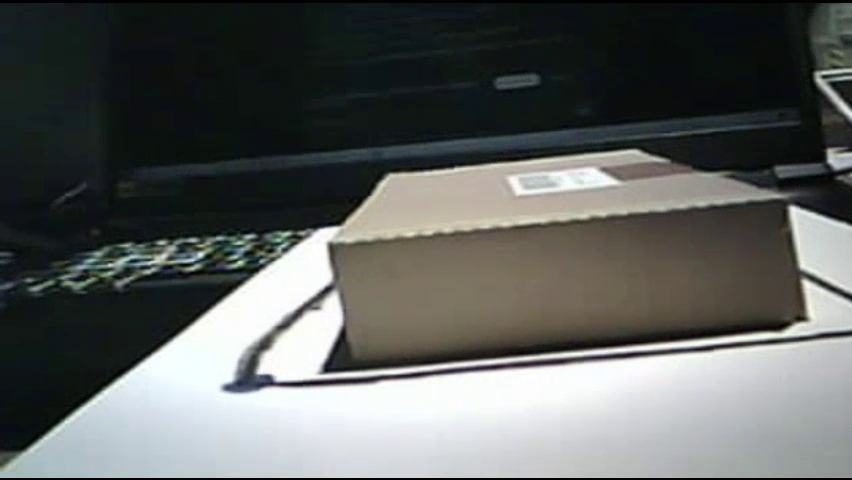
#> input picture frame 15 of test_data/cardboardOK.mp4, 852 x 480 px, given in place of cardboardNOK.mp4, which was not available
$ python detectPaletteVID.py
#> lines starting #> are read from the running program, lines starting #| are printed output that depends on the picture; after the words box and inside, x2 and y2 are one past the last pixel; in counts of white or black regions, pixels touching at a corner belong together; long printed decimals are rounded; pictures that were not available may be replaced by others from this repository, and a replacement may not be noted
#> in play_video_with_segmentation, frame is the input picture: shape (480, 852, 3); mean B, G, R 94.8, 97, 94
import cv2
import numpy as np

# Paths to the video files
video_nok_path = "iot_camera_image_detection/test_data/cardboardOK.mp4"
video_ok_path = "iot_camera_image_detection/test_data/cardboardNOK.mp4"


# Function to process a frame and analyze line continuity
# [32 lines left out: function process_frame, not called in this run]

def process_frame_with_segmentation(frame):
    """
    Process the frame to detect black lines as closed regions using segmentation.
    """
    # Convert to HSV for better color segmentation
    hsv = cv2.cvtColor(frame, cv2.COLOR_BGR2HSV)
#> hsv: shape (480, 852, 3); mean H, S, V 73.4, 52.3, 99.8

    # Define HSV range for black color
    lower_black = np.array([0, 0, 0])
    upper_black = np.array([180, 255, 50])  # Adjust upper limit for black detection

    # Create a binary mask for the black color
    mask = cv2.inRange(hsv, lower_black, upper_black)
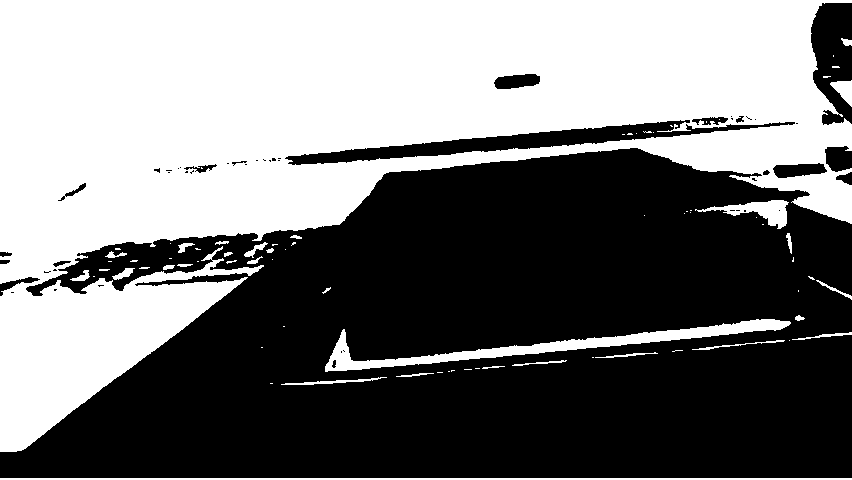
#> mask: shape (480, 852); 47.2% white; 77 white regions (47 under 20 px)

    # Find contours from the binary mask
    contours, _ = cv2.findContours(mask, cv2.RETR_EXTERNAL, cv2.CHAIN_APPROX_SIMPLE)
#> contours = 68 contours, 44 with area under 20; largest, box (x1, y1, x2, y2) and area: (0, 0, 852, 452) 188682, (325, 319, 791, 372) 4262, (695, 200, 789, 229) 916, (0, 478, 852, 480) 851, (830, 80, 852, 107) 286

    # Iterate through contours to analyze closed regions
    for contour in contours:
        # Approximate the contour to reduce noise
        epsilon = 0.02 * cv2.arcLength(contour, True)
        approx = cv2.approxPolyDP(contour, epsilon, True)

        # Calculate area and perimeter of the contour
        area = cv2.contourArea(approx)
        convex = cv2.isContourConvex(approx)
        perimeter = cv2.arcLength(approx, True)
        print("a : " + str(area) + " p : " + str(perimeter) + " c ? " + str(convex))
        # Heuristic: Detect valid closed black regions based on area and shape
        if area > 1000 and convex:  # Adjust area threshold
            # Draw in green for valid closed regions
            cv2.drawContours(frame, [approx], -1, (0, 255, 0), 3)
        else:
            # Draw in red for incomplete regions or small areas
            cv2.drawContours(frame, [approx], -1, (0, 0, 255), 3)
#> this loop made 68 passes
#> (epsilon, area, convex, perimeter) on passes 21, 27, 29, 31, 32, 40, 42, 48, 51, 52, 54, 62: (0.466, 26.5, False, 22.78), (1.1, 65.5, False, 51.87), (1.15, 107.5, False, 52.81), (0.541, 30.5, False, 26.63), (0.633, 22, True, 30.9), (0.751, 28.5, False, 36.41), (1.07, 53.5, False, 48.48), (0.951, 57, False, 44.91), (1.36, 95.5, False, 61.99), (0.643, 21, False, 31.03), (0.935, 42, False, 44.39), (5.13, 655, False, 211)
#> (epsilon, approx, area, convex, perimeter) on passes 20, 24: (20.95, [[790, 322], [369, 361], [343, 329], [325, 371]], 2081, False, 977.3), (1.75, [[816, 280], [851, 299], [850, 295]], 60.5, True, 81.11)
#| a : 0.0 p : 1702.001 c ? False
#| a : 0.0 p : 4.0 c ? False
#| a : 0.0 p : 210.466 c ? False
#| a : 0.0 p : 74.243 c ? False
#| a : 0.0 p : 10.0 c ? False
#| a : 0.0 p : 2.0 c ? False
#| a : 0.5 p : 7.414 c ? False
#| a : 0.0 p : 14.0 c ? False
#> (further printed lines are left out)
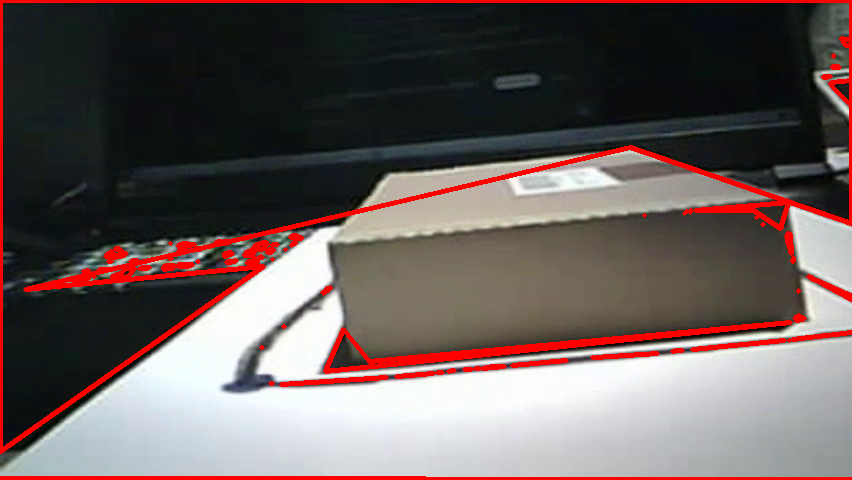
#> frame: shape (480, 852, 3); 6.07% of pixels changed, all inside (x1, y1, x2, y2) = (0, 0, 852, 480)

    return frame


# Test the updated process_frame_with_segmentation function on video analysis
def play_video_with_segmentation(video_path):
    cap = cv2.VideoCapture(video_path)

    if not cap.isOpened():
        print(f"Error opening video file: {video_path}")
        return

    while True:
        ret, frame = cap.read()
        if not ret:
            break

        # Process the current frame with segmentation
        processed_frame = process_frame_with_segmentation(frame)

        # Show the processed frame
        cv2.imshow("Video Analysis with Segmentation", processed_frame)

        # Exit on 'q' key press
        if cv2.waitKey(1) & 0xFF == ord("q"):
#> (key q is pressed here)
            break

    cap.release()


# Test with carboard videos (assuming files are uploaded)
print("Analyzing carboardOK.mp4 with segmentation...")
play_video_with_segmentation(video_ok_path)

print("Analyzing carboardNOK.mp4 with segmentation...")
play_video_with_segmentation(video_nok_path)
#> the loop in process_frame_with_segmentation (call 2), `for contour in contours:` made 68 passes
#| a : 0.0 p : 1702.001 c ? False
#| a : 0.0 p : 4.0 c ? False
#| a : 0.0 p : 210.466 c ? False
#| a : 0.0 p : 74.243 c ? False
#| a : 0.0 p : 10.0 c ? False
#| a : 0.0 p : 2.0 c ? False
#| a : 0.5 p : 7.414 c ? False
#| a : 0.0 p : 14.0 c ? False
#> (further printed lines are left out)
#> (key Esc is pressed here)

cv2.destroyAllWindows()


# Function to play and process a video
# [23 lines left out: function play_video, not called in this run]


# [8 lines of commented-out code are left out]

$ run again, starting later in the video
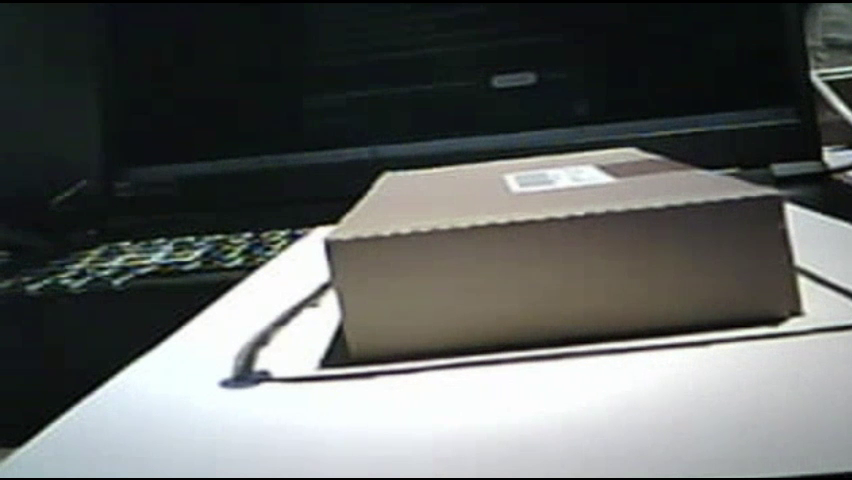
#> input picture frame 67 of test_data/cardboardOK.mp4, 852 x 480 px, given in place of cardboardNOK.mp4, which was not available
#> in play_video_with_segmentation, frame is the input picture: shape (480, 852, 3); mean B, G, R 97.5, 99.3, 96.4
#> hsv: shape (480, 852, 3); mean H, S, V 73.9, 50.5, 102.1
#> in process_frame_with_segmentation, `mask = cv2.inRange(hsv, lower_black, upper_black)`:
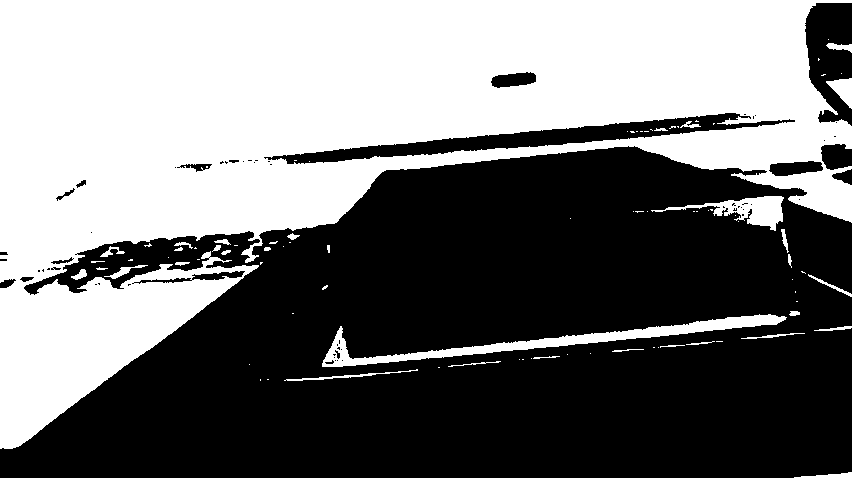
#> mask: shape (480, 852); 46.5% white; 89 white regions (56 under 20 px)
#> contours = 74 contours, 53 with area under 20; largest, box (x1, y1, x2, y2) and area: (0, 0, 852, 449) 186526, (322, 314, 787, 367) 4005, (651, 196, 784, 231) 1428, (0, 472, 852, 480) 1032, (826, 78, 852, 109) 382
#> the loop in process_frame_with_segmentation, `for contour in contours:` made 74 passes
#> (epsilon, area, convex, perimeter) on passes 24, 31, 33, 35, 40, 41, 46, 49: (0.53, 31.5, False, 26.31), (0.848, 71, False, 39.51), (2, 126, False, 93.92), (0.621, 23, False, 30.45), (0.598, 21.5, False, 28.82), (0.438, 20.5, False, 21.9), (1.51, 68, False, 70.94), (0.478, 23.5, False, 23.29)
#> (printed output is left out)
#> after the loop in process_frame_with_segmentation, `for contour in contours:`:
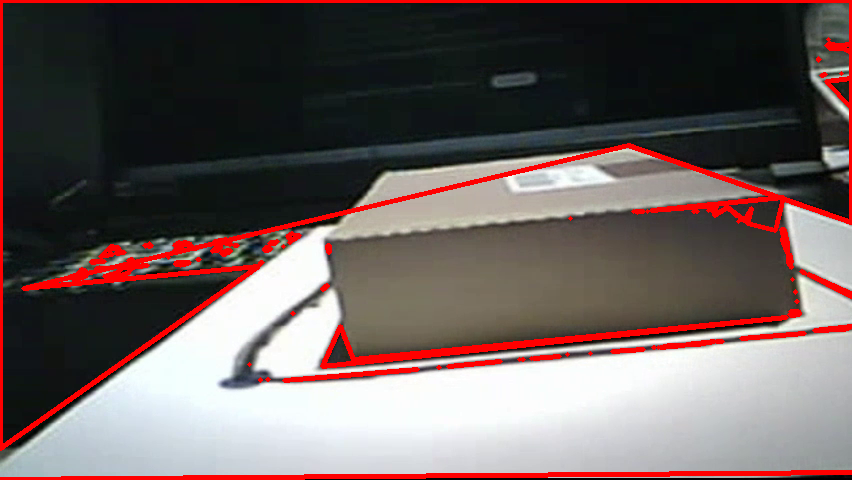
#> frame: shape (480, 852, 3); 6.31% of pixels changed, all inside (x1, y1, x2, y2) = (0, 0, 852, 480)
#> the loop in process_frame_with_segmentation (call 2), `for contour in contours:` made 74 passes
#> (printed output is left out)

$ run again, starting later in the video
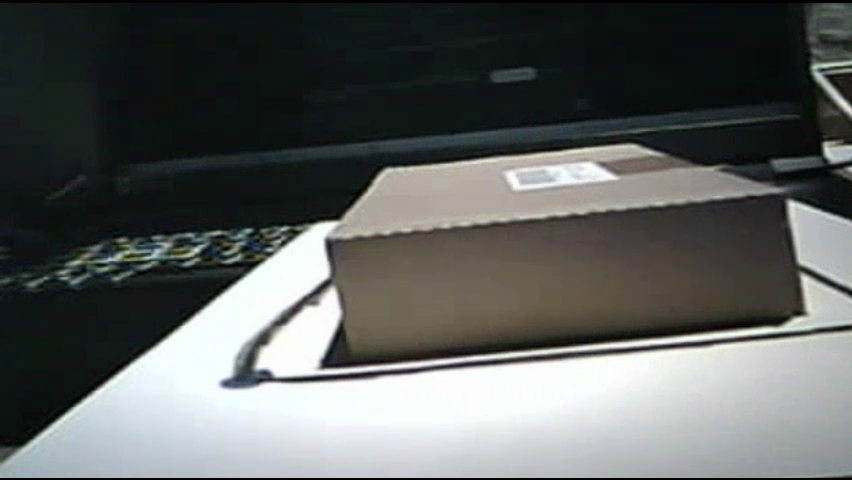
#> input picture frame 120 of test_data/cardboardOK.mp4, 852 x 480 px, given in place of cardboardNOK.mp4, which was not available
#> in play_video_with_segmentation, frame is the input picture: shape (480, 852, 3); mean B, G, R 94.6, 96.1, 93.1
#> hsv: shape (480, 852, 3); mean H, S, V 74.4, 50.2, 98.7
#> in process_frame_with_segmentation, `mask = cv2.inRange(hsv, lower_black, upper_black)`:
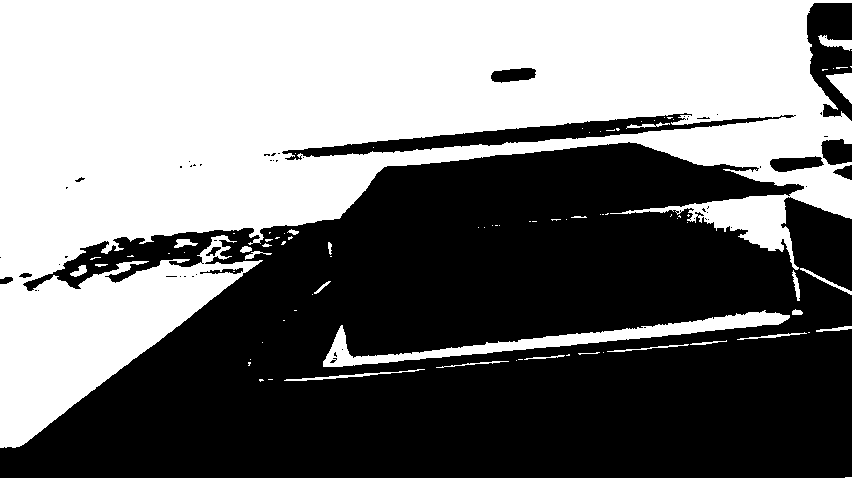
#> mask: shape (480, 852); 47.4% white; 87 white regions (60 under 20 px)
#> contours = 73 contours, 51 with area under 20; largest, box (x1, y1, x2, y2) and area: (0, 0, 852, 448) 188979, (323, 310, 790, 367) 4698, (0, 477, 852, 480) 858, (826, 73, 852, 104) 390, (818, 35, 852, 51) 225
#> the loop in process_frame_with_segmentation, `for contour in contours:` made 73 passes
#> (epsilon, area, convex, perimeter) on passes 23, 26, 28, 35, 36, 38, 41, 47: (0.53, 38, False, 26.26), (1.44, 88, True, 63.37), (0.956, 81.5, False, 43.77), (1.34, 52.5, False, 61.44), (0.586, 47.5, True, 27.72), (0.575, 22, False, 28.01), (1.2, 94.5, False, 58.09), (0.551, 25, False, 26.6)
#> (printed output is left out)
#> after the loop in process_frame_with_segmentation, `for contour in contours:`:
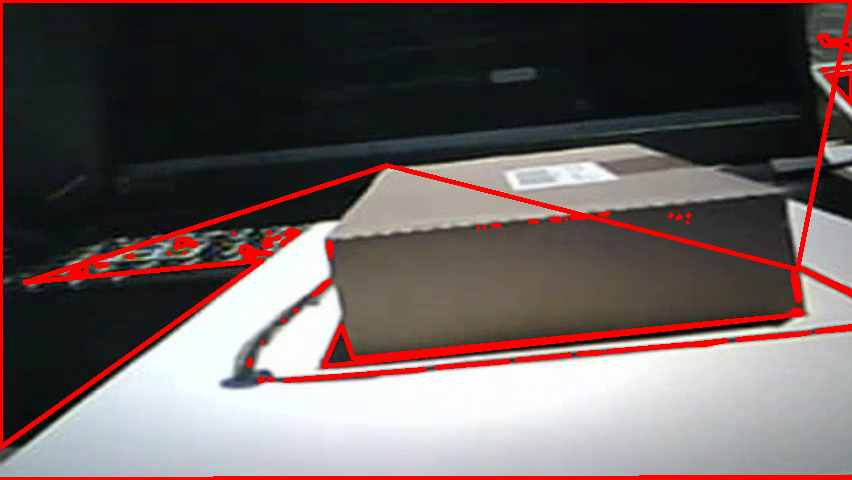
#> frame: shape (480, 852, 3); 6.21% of pixels changed, all inside (x1, y1, x2, y2) = (0, 0, 852, 480)
#> the loop in process_frame_with_segmentation (call 2), `for contour in contours:` made 73 passes
#> (printed output is left out)
